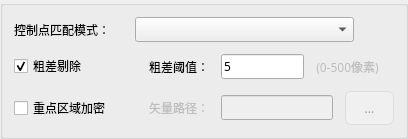
                  <widget class="QGroupBox" name="groupBox_15">
                   <property name="sizePolicy">
                    <sizepolicy hsizetype="Preferred" vsizetype="Preferred">
                     <horstretch>0</horstretch>
                     <verstretch>0</verstretch>
                    </sizepolicy>
                   </property>
                   <property name="minimumSize">
                    <size>
                     <width>0</width>
                     <height>0</height>
                    </size>
                   </property>
                   <property name="title">
                    <string/>
                   </property>
                   <layout class="QGridLayout" name="gridLayout_48">
                    <item row="0" column="0">
                     <layout class="QVBoxLayout" name="verticalLayout_36">
                      <property name="spacing">
                       <number>12</number>
                      </property>
                      <item>
                       <layout class="QHBoxLayout" name="horizontalLayout_24" stretch="1,2,0">
                        <item>
                         <widget class="QLabel" name="imageMatch_controlMatchModelLabel">
                          <property name="font">
                           <font>
                            <family>Source Han Sans SC Medium</family>
                            <pointsize>9</pointsize>
                            <weight>7</weight>
                            <italic>false</italic>
                            <bold>false</bold>
                           </font>
                          </property>
                          <property name="text">
                           <string>控制点匹配模式：</string>
                          </property>
                         </widget>
                        </item>
                        <item>
                         <widget class="QComboBox" name="imageMatch_controlMatchModelBox">
                          <property name="font">
                           <font>
                            <family>Source Han Sans SC Medium</family>
                            <pointsize>9</pointsize>
                            <weight>7</weight>
                            <italic>false</italic>
                            <bold>false</bold>
                           </font>
                          </property>
                         </widget>
                        </item>
                        <item>
                         <spacer name="horizontalSpacer_62">
                          <property name="orientation">
                           <enum>Qt::Horizontal</enum>
                          </property>
                          <property name="sizeHint" stdset="0">
                           <size>
                            <width>40</width>
                            <height>20</height>
                           </size>
                          </property>
                         </spacer>
                        </item>
                       </layout>
                      </item>
                      <item>
                       <layout class="QHBoxLayout" name="horizontalLayout_50" stretch="1,2">
                        <item>
                         <widget class="QCheckBox" name="checkBox_5">
                          <property name="font">
                           <font>
                            <family>Source Han Sans SC Medium</family>
                            <pointsize>9</pointsize>
                            <weight>50</weight>
                            <italic>false</italic>
                            <bold>false</bold>
                           </font>
                          </property>
                          <property name="text">
                           <string>粗差剔除</string>
                          </property>
                          <property name="checked">
                           <bool>true</bool>
                          </property>
                         </widget>
                        </item>
                        <item>
                         <layout class="QHBoxLayout" name="horizontalLayout_48">
                          <item>
                           <layout class="QHBoxLayout" name="horizontalLayout_45">
                            <item>
                             <widget class="QLabel" name="label_39">
                              <property name="font">
                               <font>
                                <family>Source Han Sans SC Medium</family>
                                <pointsize>9</pointsize>
                                <weight>7</weight>
                                <italic>false</italic>
                                <bold>false</bold>
                               </font>
                              </property>
                              <property name="text">
                               <string>粗差阈值：</string>
                              </property>
                             </widget>
                            </item>
                            <item>
                             <widget class="QLineEdit" name="lineEdit_22">
                              <property name="font">
                               <font>
                                <family>Source Han Sans SC Medium</family>
                                <pointsize>9</pointsize>
                                <weight>7</weight>
                                <italic>false</italic>
                                <bold>false</bold>
                               </font>
                              </property>
                              <property name="text">
                               <string>5</string>
                              </property>
                             </widget>
                            </item>
                           </layout>
                          </item>
                          <item>
                           <widget class="QLabel" name="label_40">
                            <property name="enabled">
                             <bool>false</bool>
                            </property>
                            <property name="font">
                             <font>
                              <family>Source Han Sans SC Medium</family>
                              <pointsize>9</pointsize>
                              <weight>7</weight>
                              <italic>false</italic>
                              <bold>false</bold>
                             </font>
                            </property>
                            <property name="text">
                             <string>(0-500像素)</string>
                            </property>
                            <property name="alignment">
                             <set>Qt::AlignCenter</set>
                            </property>
                           </widget>
                          </item>
                          <item>
                           <spacer name="horizontalSpacer_63">
                            <property name="orientation">
                             <enum>Qt::Horizontal</enum>
                            </property>
                            <property name="sizeHint" stdset="0">
                             <size>
                              <width>40</width>
                              <height>20</height>
                             </size>
                            </property>
                           </spacer>
                          </item>
                         </layout>
                        </item>
                       </layout>
                      </item>
                      <item>
                       <layout class="QHBoxLayout" name="horizontalLayout_49" stretch="1,2">
                        <item>
                         <widget class="QCheckBox" name="checkBox_11">
                          <property name="font">
                           <font>
                            <family>Source Han Sans SC Medium</family>
                            <pointsize>9</pointsize>
                            <weight>50</weight>
                            <italic>false</italic>
                            <bold>false</bold>
                           </font>
                          </property>
                          <property name="text">
                           <string>重点区域加密</string>
                          </property>
                         </widget>
                        </item>
                        <item>
                         <layout class="QHBoxLayout" name="horizontalLayout_47">
                          <item>
                           <layout class="QHBoxLayout" name="horizontalLayout_46">
                            <item>
                             <widget class="QLabel" name="label_41">
                              <property name="enabled">
                               <bool>false</bool>
                              </property>
                              <property name="font">
                               <font>
                                <family>Source Han Sans SC Medium</family>
                                <pointsize>9</pointsize>
                                <weight>7</weight>
                                <italic>false</italic>
                                <bold>false</bold>
                               </font>
                              </property>
                              <property name="text">
                               <string>矢量路径：</string>
                              </property>
                             </widget>
                            </item>
                            <item>
                             <widget class="QLineEdit" name="lineEdit_23">
                              <property name="enabled">
                               <bool>false</bool>
                              </property>
                              <property name="font">
                               <font>
                                <family>Source Han Sans SC Medium</family>
                                <pointsize>9</pointsize>
                                <weight>7</weight>
                                <italic>false</italic>
                                <bold>false</bold>
                               </font>
                              </property>
                             </widget>
                            </item>
                           </layout>
                          </item>
                          <item>
                           <widget class="QToolButton" name="toolButton">
                            <property name="enabled">
                             <bool>false</bool>
                            </property>
                            <property name="font">
                             <font>
                              <family>Source Han Sans SC Medium</family>
                              <pointsize>9</pointsize>
                              <weight>7</weight>
                              <italic>false</italic>
                              <bold>false</bold>
                             </font>
                            </property>
                            <property name="styleSheet">
                             <string notr="true">/* 通用按钮样式 - 圆角 */
QToolButton {
    background-color: #f0f0f0;     /* 默认背景色 */
    color: #333;                   /* 文字颜色 */
    border: 1px solid #ccc;        /* 边框 */
    border-radius: 6px;            /* 圆角半径 */
    padding: 6px 12px;             /* 内边距 */
    min-width: 20px;               /* 最小宽度 */
}
 
/* 悬停效果 - 浅色过渡 */
QToolButton:hover {
    background-color: #c0f0ef;     /* 悬停背景色 */
    border-color: #00a99d;         /* 边框变色 */
    border-radius: 6px;            /* 保持圆角 */
}
 
/* 按下/选中效果 - 主色 */
QToolButton:pressed,
QToolButton:checked {
    background-color: #00a99d;     /* 主背景色 */
    color: white;                  /* 文字变白 */
    border-color: #008080;         /* 深色边框 */
    border-radius: 6px;            /* 保持圆角 */
}
 
/* 禁用状态 - 灰色 */
QToolButton:disabled {
    background-color: #f0f0f0;
    color: #999;
    border: 1px solid #ddd;
    border-radius: 6px;
}
 
/* 渐变增强效果（可选） */
QToolButton:pressed {
    background: qradialgradient(
        cx: 0.5, cy: 0.5,
        fx: 0.5, fy: 0.5,
        radius: 1,
        stop: 0 #00a99d,
        stop: 1 #008080 
    );
}</string>
                            </property>
                            <property name="text">
                             <string>...</string>
                            </property>
                           </widget>
                          </item>
                         </layout>
                        </item>
                       </layout>
                      </item>
                     </layout>
                    </item>
                   </layout>
                  </widget>
